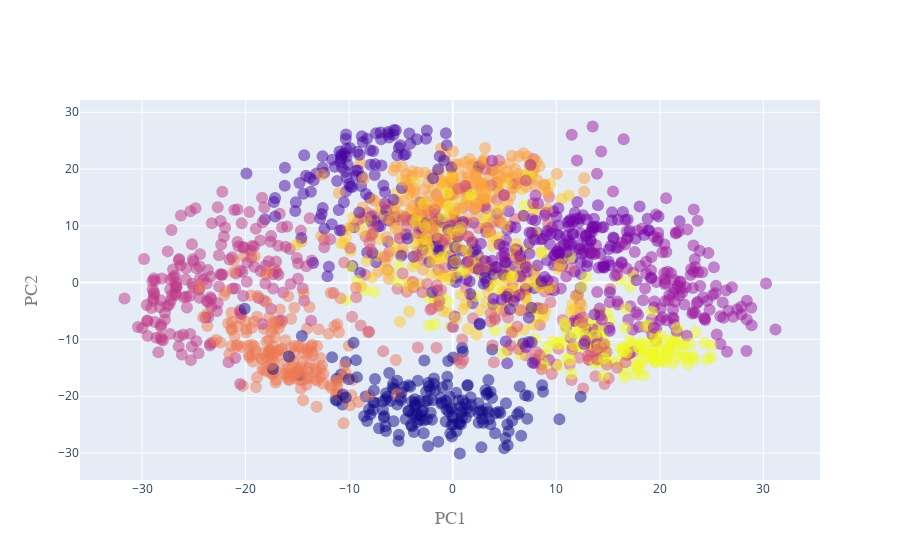

The cell this chart's notebook holds for it:
### Markdown cell above
##### Question 2.2

### Code cell
pca = PCA(2)
pca.fit(X)
X_reduced = pca.fit_transform(X)
plot_pca(X_reduced, y, y_name)

### Figure 1 — Plotly figure (JSON) as saved in the notebook; plotly's stock layout.template omitted (floating-point values rounded to 4 significant figures; data arrays with more than 128 entries replaced by an {"elided": "..."} marker saying what was removed)
{"data": [{"hoverinfo": "text", "hovertext": {"elided": "1797 int values"}, "marker": {"color": {"elided": "1797 int values"}, "opacity": 0.5, "size": 12}, "mode": "markers", "type": "scatter", "x": {"elided": "1797 float values"}, "y": {"elided": "1797 float values"}}], "layout": {"autosize": true, "xaxis": {"autorange": true, "range": [-35.75, 35.22], "title": {"font": {"color": "#7f7f7f", "family": "Courier New, monospace", "size": 18}, "text": "PC1"}, "type": "linear"}, "yaxis": {"autorange": true, "range": [-35.4, 32.8], "title": {"font": {"color": "#7f7f7f", "family": "Courier New, monospace", "size": 18}, "text": "PC2"}, "type": "linear"}}}
